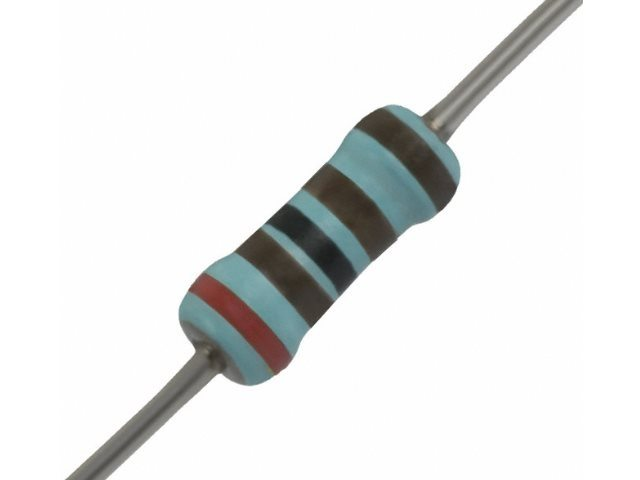
%> input picture images/resistance_5bandes.jpg, 640 x 480 px
$ octave --eval "result = detection_barres(imread('../images/resistance_5bandes.jpg'));"   (GNU Octave 9; MATLAB toolbox functions it lacks are replaced by stand-ins)
%> lines starting %> are read from the running program, lines starting %| are printed output that depends on the picture
### Fonctions Dorian/binarization.m
function J = binarization(I)
%-----------------------------------------------------------------------%
%%Role: Creation de l'image binaire servant pour la transformee de Hough
%       Comparaison de plusieurs images
%
%Authors : Axel BRUYERE / Hippolyte CADORET / Dorian FABREGUE
%
%Input :
%       ->I : Image à traiter
%
%Output :
%       ->J : Image après rotation
%-----------------------------------------------------------------------%

%%Changement de repere
%xyz (Z)
I_z = rgb2xyz((I));
%> I_z: size 480x640x3 double; mean of channels 1, 2, 3 0.826, 0.87, 0.948
I_z = I_z(:,:,3);
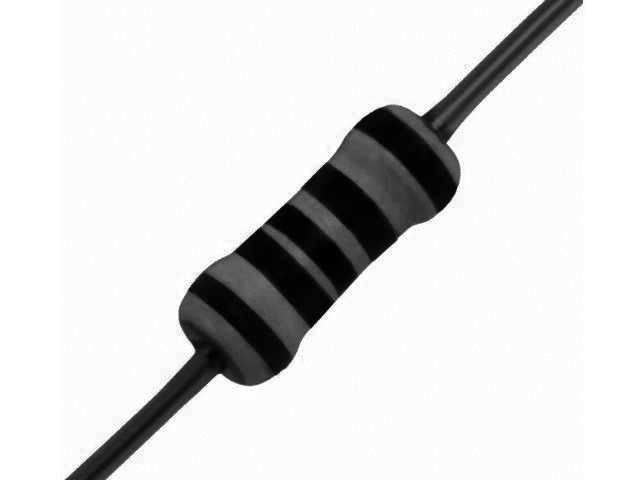
%> I_z: size 480x640 double; min 0.0122, max 1.09, mean 0.948; drawn with min black and max white
%huv (Hue)
I_h = rgb2hsv((I));
%> I_h: size 480x640x3 double; mean H, S, V 0.0557, 0.0295, 0.915
I_h = I_h(:,:,1);
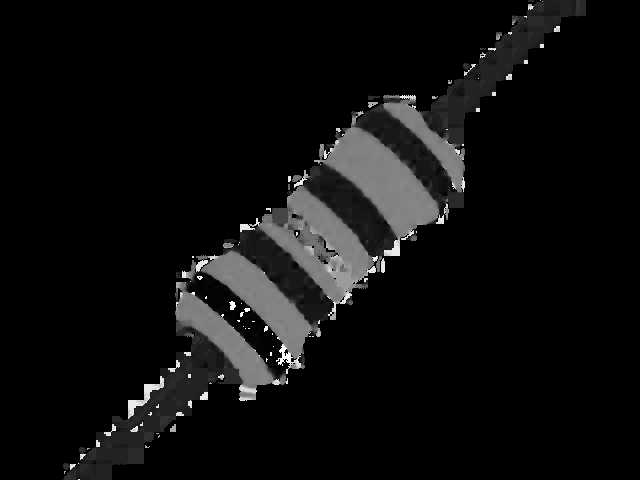
%> I_h: size 480x640 double; min 0, max 0.998, mean 0.0557
%huv (Value)
I_v = rgb2hsv((I));
I_v = I_v(:,:,3);
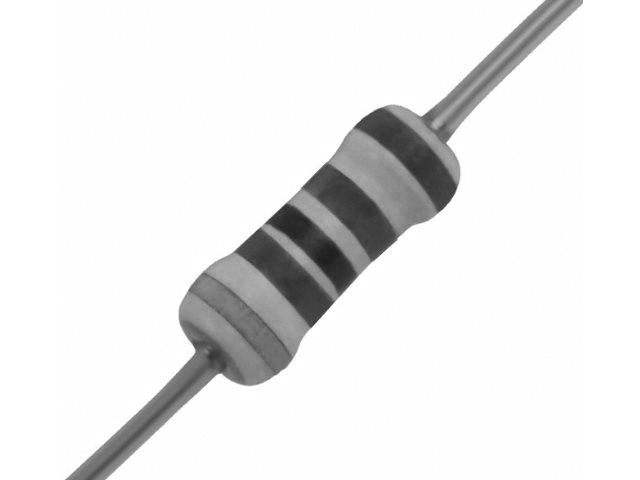
%> I_v: size 480x640 double; min 0.114, max 1, mean 0.915
%lab (L)
I_l = rgb2lab((I));
%> I_l: size 480x640x3 double; mean of channels 1, 2, 3 91.5, -0.4, 0.2
I_l = I_l(:,:,1)/100;
%> I_l: size 480x640 double

%Images binaires obtenues par ajustement de contraste
%> the run ends on the next line
J1 = redefine_contrast(I_h,0.9);
J2 = redefine_contrast(I_v,0.9);
J3 = redefine_contrast(I_z,1.0);

%Comparaison des images pour obtenir la meilleure image binaire
if round(mean(J1(:)))~=round(mean(J3(:)))
    J1 = max(J1(:)) - J1;
end

if round(mean(J2(:)))~=round(mean(J3(:)))
    J2 = max(J2(:)) - J2;
end

if mean(J3(:))<0.5
    J = max(max(J1,J2),J3);
else
    J = min(max(J1,J2),J3);
end

end

### Fonctions Dorian/detection_barres.m
function [Rings] = detection_barres(I)
%-----------------------------------------------------------------------%
%%Role: Détection des barres(ou anneaux) de la résistance et découpage
%       de l'image en 4 parties contenant chacune un anneau
%
%Authors : Axel BRUYERE / Hippolyte CADORET / Dorian FABREGUE
%
%Input :
%       ->I : Image à traiter (découpée préalablement)
%
%Output :
%       ->Rings : Structure contenant les images tronquées des 4 anneaux
%-----------------------------------------------------------------------%


S = size(I);
J = binarization(I);

%%Create a binary image
BW = edge(J,'Canny');
%Prolonging edges vertically
for j=1:S(2)
    if BW(3,j)==1
        BW(:,j)=1;
    end
end
%Making sure edges width is 1 pixel large
for j=2:S(2)
    if BW(3,j)==1 && BW(3,j-1)==1
        BW(:,j-1)=0;
    end
end

%Create the Hough transform using the binary image
[H,T,R] = hough(BW);

%Find N peaks in the Hough transform of the image
N = 8;  %since there are 4 rings (so 8 edges) to detect
P  = houghpeaks(H,N,'threshold',ceil(0.9*max(H(:))));

%Find lines
lines = houghlines(BW,T,R,P,'FillGap',5,'MinLength',7);

%Error message if wrong number of lines
if length(lines)~=8
    error('Error: Number of lines different than 8');
end

%Crop bars for color identidication
for k=1:2:length(lines)
    ind = round(k/2);
    rect = [lines(k).point1+[2 0] , lines(k+1).point2-lines(k).point1-[4 0]];
    Rings{ind} = imcrop(I,rect);
end

end

$ run again, on images/resistance_bleue_1.jpg
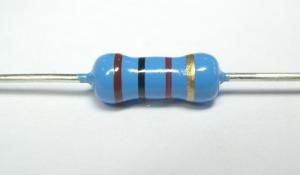
%> input picture images/resistance_bleue_1.jpg, 300 x 175 px
%> in binarization, `I_h = I_h(:,:,1);`:
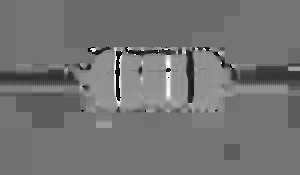
%> I_h: size 175x300 double; min 0, max 0.997, mean 0.453
%> in binarization, `I_l = I_l(:,:,1)/100;`:
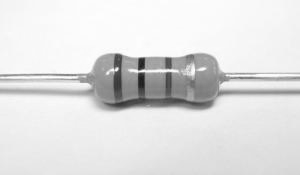
%> I_l: size 175x300 double; min 0.107, max 1, mean 0.881

$ run again, on images/resistance_oblique_1.jpg
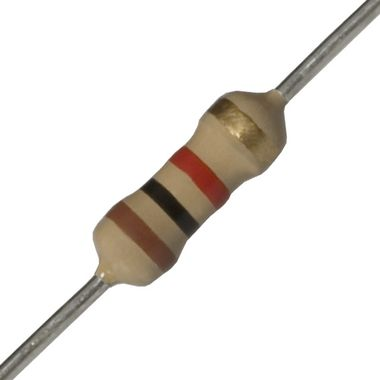
%> input picture images/resistance_oblique_1.jpg, 380 x 380 px
%> in binarization, `I_h = I_h(:,:,1);`:
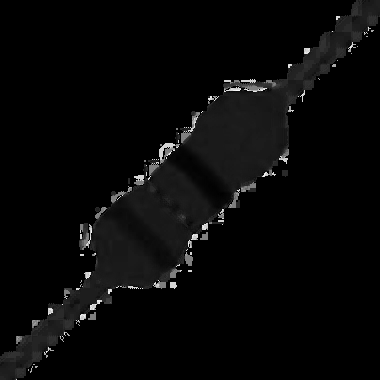
%> I_h: size 380x380 double; min 0, max 0.981, mean 0.0308
%> in binarization, `I_v = I_v(:,:,3);`:
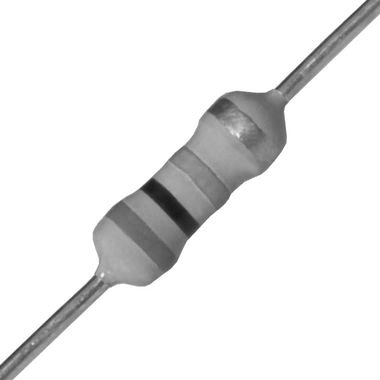
%> I_v: size 380x380 double; min 0.0902, max 1, mean 0.921
